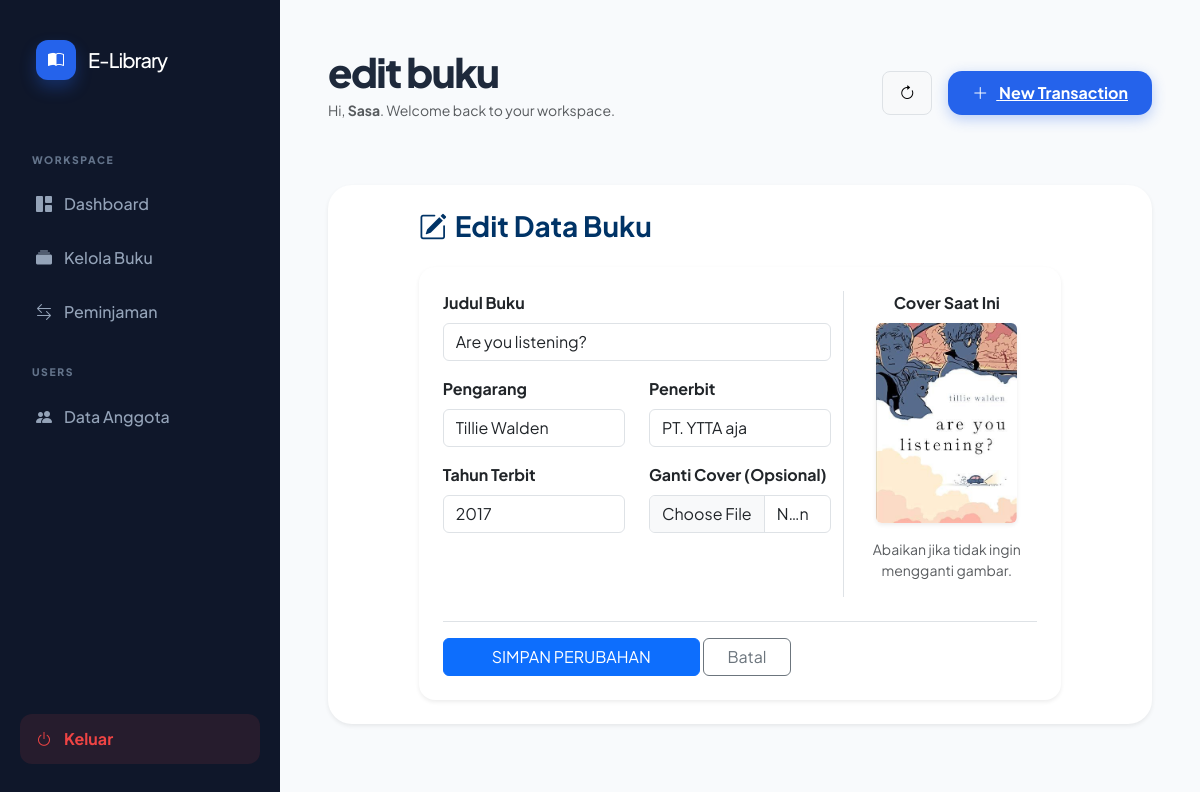
/admin/dashboard.php?halaman=edit_buku&id=5 (signed in), run on the app's committed database.
### tables this page shows
CREATE TABLE `buku` (
  `id_buku` int(6) NOT NULL,
  `judul_buku` varchar(50) NOT NULL,
  `pengarang` varchar(50) NOT NULL,
  `penerbit` varchar(50) NOT NULL,
  `tahun_terbit` year(4) NOT NULL,
  `status` enum('tersedia','tidak') NOT NULL,
  `gambar` varchar(255) NOT NULL
);

### admin/edit_buku.php (the view, shortened to what this page needs)
<?php
include "../koneksi.php";
$id = $_GET['id'];
$query_buku = mysqli_query($koneksi, "SELECT * FROM buku WHERE id_buku='$id'");
$data_buku = mysqli_fetch_array($query_buku);
?>
<div class="row justify-content-center">
    <div class="col-md-10">
        <h3 class="fw-bold mb-4" style="color: #003366;"><i class="bi bi-pencil-square me-2"></i>Edit Data Buku</h3>
        <div class="card p-4 border-0 shadow-sm rounded-4">
            <form method="post" enctype="multipart/form-data">
                <div class="row">
                    <div class="col-md-8">
                        <div class="mb-3">
                            <label class="form-label fw-bold">Judul Buku</label>
                            <input value="<?= $data_buku['judul_buku']; ?>" name="judul_buku" type="text" class="form-control" required>
                        </div>
                        <div class="row">
                            <div class="col-md-6 mb-3">
                                <label class="form-label fw-bold">Pengarang</label>
                                <input value="<?= $data_buku['pengarang']; ?>" name="pengarang" type="text" class="form-control" required>
                            </div>
                            <div class="col-md-6 mb-3">
                                <label class="form-label fw-bold">Penerbit</label>
                                <input value="<?= $data_buku['penerbit']; ?>" name="penerbit" type="text" class="form-control" required>
                            </div>
                        </div>
                        <div class="row">
                            <div class="col-md-6 mb-3">
                                <label class="form-label fw-bold">Tahun Terbit</label>
                                <input value="<?= $data_buku['tahun_terbit']; ?>" name="tahun_terbit" type="number" class="form-control" required>
                            </div>
                            <div class="col-md-6 mb-3">
                                <label class="form-label fw-bold">Ganti Cover (Opsional)</label>
                                <input name="gambar" type="file" class="form-control" accept="image/*">
                            </div>
                        </div>
                    </div>
                    <div class="col-md-4 text-center border-start">
                        <label class="form-label fw-bold d-block">Cover Saat Ini</label>
                        <img src="../assets/img/<?= $data_buku['gambar'] ?>" class="img-fluid rounded shadow-sm mb-3" style="max-height: 200px;">
                        <p class="text-muted small">Abaikan jika tidak ingin mengganti gambar.</p>
                    </div>
                </div>
                <div class="mt-4 border-top pt-3">
                    <button name="tombol" type="submit" class="btn btn-primary px-5">SIMPAN PERUBAHAN</button>
                    <a href="?halaman=data_buku" class="btn btn-outline-secondary px-4">Batal</a>
                </div>
            </form>
        </div>
    </div>
</div>

### admin/dashboard.php (style rules this page uses)
:root { --primary: #2563eb; --dark-navy: #0f172a; --slate-gray: #64748b; --bg-body: #f8fafc; --sidebar-width: 280px; --accent-gold: #fbbf24; }
body { background-color: var(--bg-body); font-family: 'Plus Jakarta Sans', sans-serif; color: #1e293b; overflow-x: hidden; }

### data on the page
buku: judul_buku "Are you listening?", pengarang "Tillie Walden", penerbit "PT. YTTA aja", tahun_terbit "2017", gambar (picture)

### other printed values
str_replace('_', ' ', $halaman) "edit buku"
$_SESSION['nama_admin'] "Sasa"
